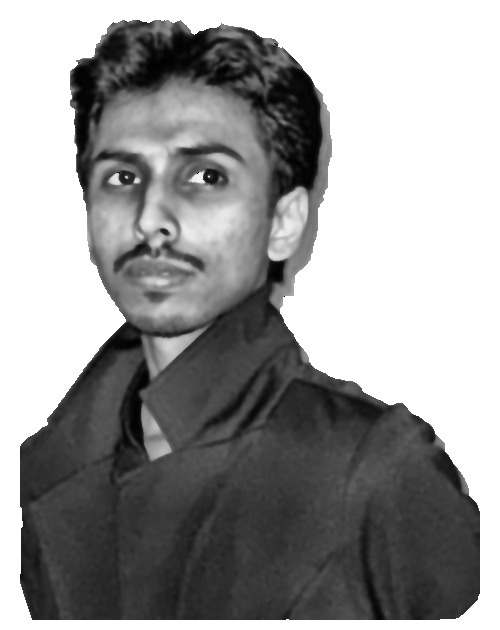
#> input picture source-prepped.png, 500 x 630 px, given in place of rayat_portrait_clean.png, which was not available
$ python prep_photo.py
#> lines starting #> are read from the running program, lines starting #| are printed output that depends on the picture
import cv2
import numpy as np
from PIL import Image

def prep(src_path, out_path):
    im = cv2.imread(src_path)
#> im is the input picture: shape (630, 500, 3); min 1, max 255, mean 153.3
    gray = cv2.cvtColor(im, cv2.COLOR_BGR2GRAY)
    h, w = gray.shape
#> h = 630; w = 500

    # Focus directly on head and collar
    crop = gray[5:150, 15:130]
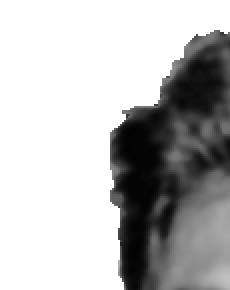
#> crop: shape (145, 115) (shown 2 times larger); min 2, max 255, mean 185.2
    ch, cw = crop.shape
#> ch = 145; cw = 115

    # Square canvas with margin
    dim = max(ch, cw) + 16
#> dim = 161
    square = np.full((dim, dim), 255, dtype=np.uint8)
    square[(dim - ch) // 2 : (dim - ch) // 2 + ch, (dim - cw) // 2 : (dim - cw) // 2 + cw] = crop
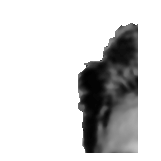
#> square: shape (161, 161); min 2, max 255, mean 210.1

    # Mild bilateral filter to remove grain while preserving facial lines
    smooth = cv2.bilateralFilter(square, 5, 25, 5)

    # Moderate CLAHE for clear eyes, nose, and jaw definition
    clahe = cv2.createCLAHE(clipLimit=2.0, tileGridSize=(6, 6))
    prepped = clahe.apply(smooth)
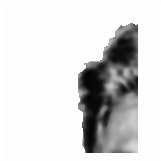
#> prepped: shape (161, 161); min 3, max 255, mean 214.9

    cv2.imwrite(out_path, prepped)
    print(f"Prepped {out_path} ({dim}x{dim})")
#| Prepped /Users/sheikhrayatkarim/Documents/GitHub/profile-repo/source-prepped.png (161x161)

if __name__ == "__main__":
    prep("/Users/sheikhrayatkarim/OpenBot/Agents/agent-b79d76b1-b039-4f28-864e-a36e438e52e7/rayat_portrait_clean.png",
         "/Users/sheikhrayatkarim/Documents/GitHub/profile-repo/source-prepped.png")
